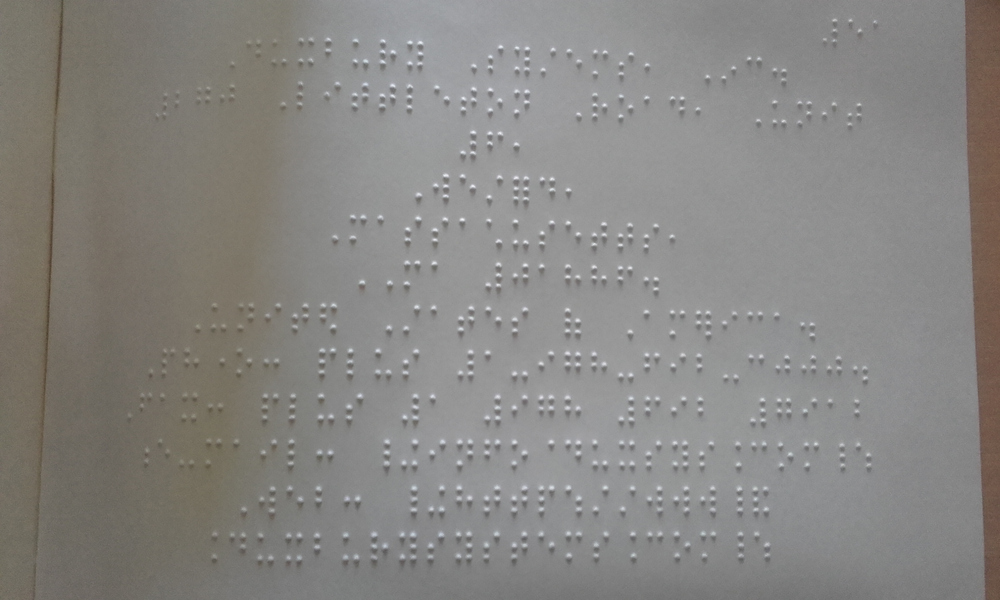
%> input picture HOUGH/braille1.png, 1000 x 600 px, shrunk from 2560 x 1536 before the run
$ octave exo2.m   (GNU Octave 9; MATLAB toolbox functions it lacks are replaced by stand-ins)
%> lines starting %> are read from the running program, lines starting %| are printed output that depends on the picture; in (x1, y1, x2, y2) boxes, pixels count from 0 and x2, y2 are one past the last pixel; in counts of white or black regions, pixels touching at a corner belong together; the program's own positions count from 1


%% image 1

Image2 = rgb2gray(im2double(imread('braille1.png')));
%> Image2: size 600x1000 double; min 0.247, max 0.973, mean 0.524
figure(1)
imshow(Image2)
title('Image originale')
Struct1 = strel('disk',10);
TopHat = imtophat(Image2,Struct1);
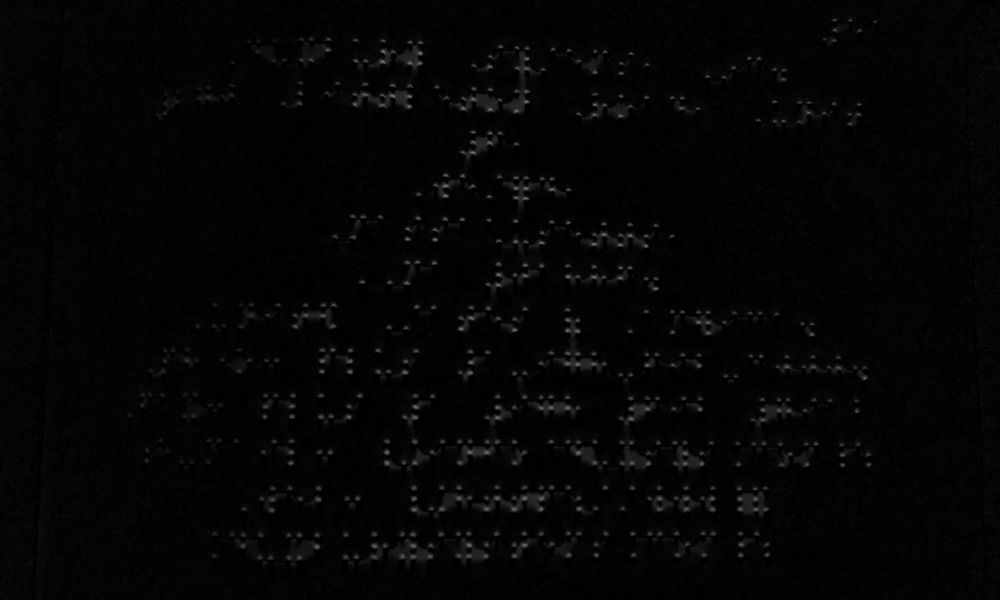
%> TopHat: size 600x1000 double; min 0, max 0.486, mean 0.0209


figure(2)
imshow(TopHat,[])
title('Image tophat')


Seuil1 = imbinarize(TopHat,0.1);
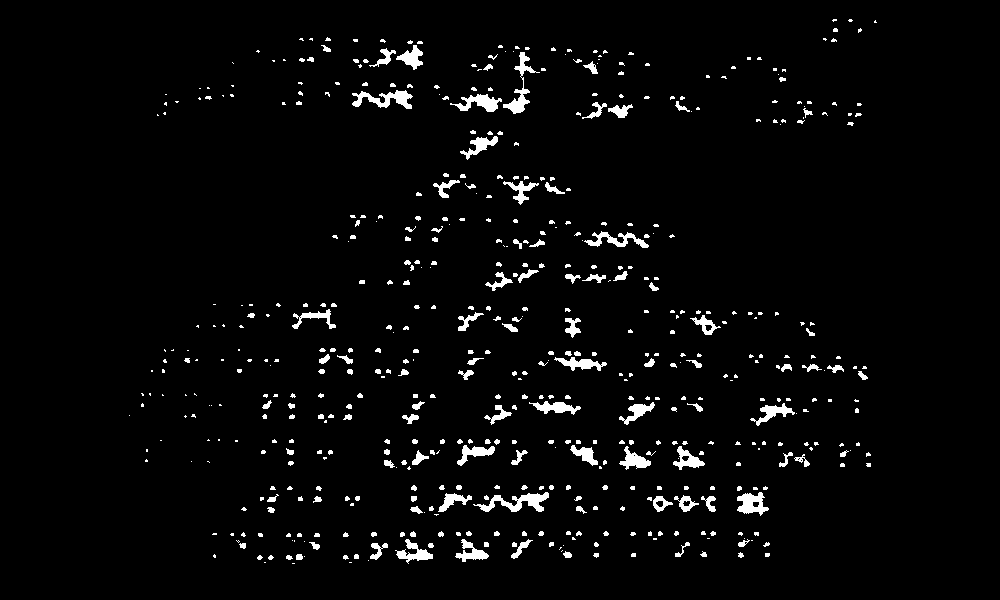
%> Seuil1: size 600x1000 logical; 3.3% white; 562 white regions (366 under 20 px), largest, box (x1, y1, x2, y2) and area: (473, 492, 549, 512) 628, (352, 90, 413, 109) 552, (503, 52, 540, 114) 537

figure(3)
imshow(Seuil1,[])
title('Image tophat seuillé')


%permet de detecter les cercle de rayans entre 1 et 10
Rmin = 1;
Rmax = 10;
[centersBright, radiiBright] = imfindcircles(Seuil1,[Rmin Rmax]);
%> centersBright = 431 rows, first 12: [686.5 504; 660 504.3; 491.6 105.6; 517.6 107.1; 708.6 328.9; 464.5 105; 515.4 504.9; 383.9 101.3; 621.8 240.8; 487.1 505; 568.4 555.2; 375.4 552.2]; radiiBright = 431 values, max 9.85 at index 338, min 1 at index 431, mean 3.32
viscircles(centersBright, radiiBright, 'Color', 'b','LineWidth',0.1);
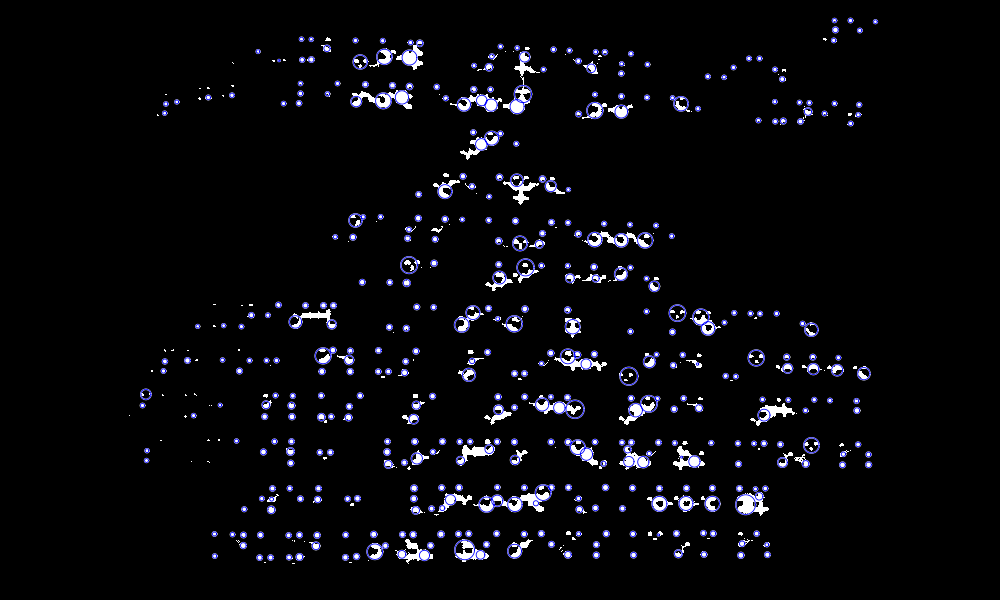
%> figure redrawn from the program's plot data; its title reads 'Image tophat seuillé'


%% image 2

Image3 = rgb2gray(im2double(imread('braille2.png')));
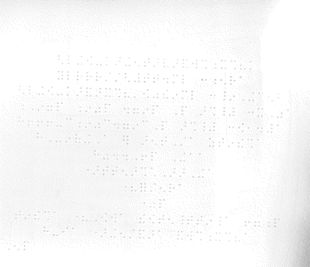
%> input picture HOUGH/braille2.png, 310 x 267 px, shrunk from 794 x 684 before the run
%> Image3: size 267x310 double; min 0.69, max 1, mean 0.977

figure(4)
imshow(Image3)
title('Image originale')

Struct1 = strel('rectangle',[1,2]);
Dil1 = imdilate(Image3, Struct1);
figure(5)
imshow(Dil1)
title('Image dilaté')

Struct2 = strel('disk',2);
BottomHat = imbothat(Dil1,Struct2);
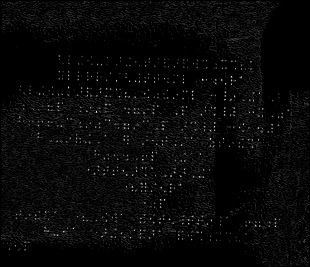
%> BottomHat: size 267x310 double; min 0, max 0.161, mean 0.00509; drawn with min black and max white
Seuil3 = imbinarize(BottomHat,0.05);
%> Seuil3: size 267x310 logical; 0.97% white in thin lines or dots, all inside (x1, y1, x2, y2) = (9, 55, 289, 250)
figure(6)
imshow(Seuil3,[])
title('Image botttomhat seuillé')

Struct3 = strel('disk',3);
Seuil3 = imclose(Seuil3, Struct3);
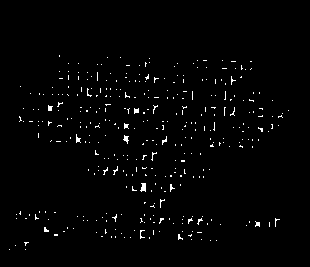
%> Seuil3: size 267x310 logical; 1.6% white in thin lines or dots, all inside (x1, y1, x2, y2) = (9, 55, 289, 250)
Seuil3 = imclose(Seuil3, Struct3);
Seuil3 = imclose(Seuil3, Struct3);
figure(7)
imshow(Seuil3,[])
title('fermeture Image Bottomhat seuillé ')

%permet de detecter les cercle de rayans entre 1 et 7
Rmin = 1;
Rmax = 7;
[centersBright, radiiBright] = imfindcircles(Seuil3,[Rmin Rmax]);
%> centersBright = 79 rows, first 12: [126.7 139.2; 143.7 187.7; 258.1 224.9; 142.9 234.5; 46.5 230.5; 164.8 141.3; 50.5 109; 261.5 130; 171.8 188.1; 127.5 96; 136.8 111.4; 78.37 140]; radiiBright = 79 values, max 6.55 at index 45, min 1.05 at index 62, mean 2.78
viscircles(centersBright, radiiBright, 'Color', 'b','LineWidth',0.1);
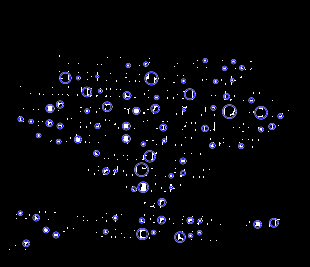
%> figure redrawn from the program's plot data; its title reads 'fermeture Image Bottomhat seuillé'
